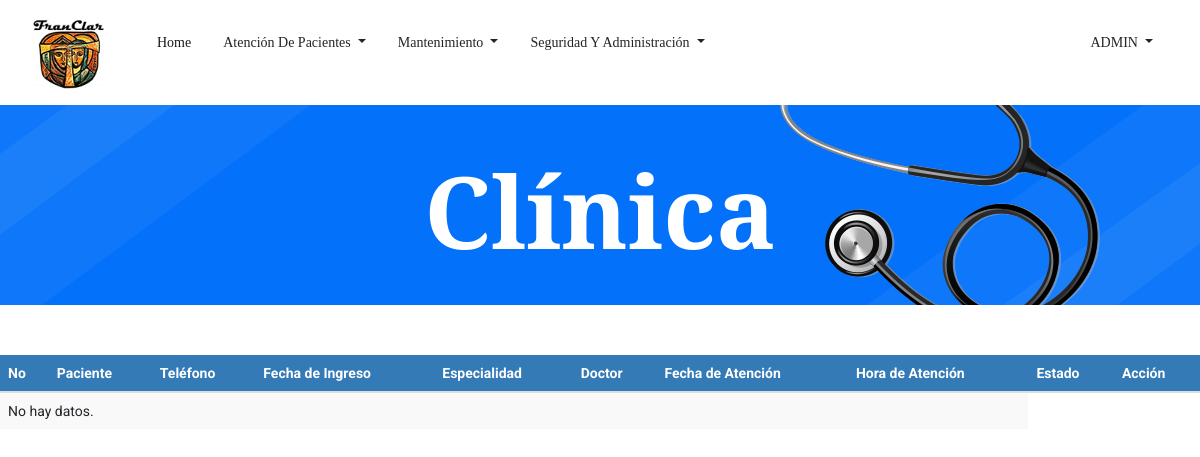
Page /Consulta.php (signed in) on the earlier database version.
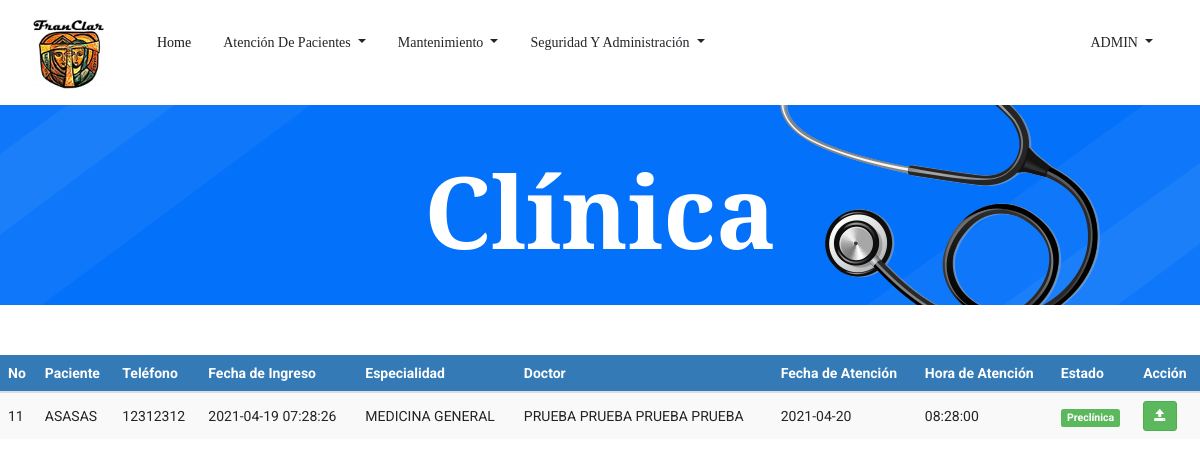
Same page on the later database version.
### tables this page shows
CREATE TABLE `tbl_citas` (
  `ID_Cita` bigint(3) NOT NULL,
  `ID_Paciente` int(3) NOT NULL,
  `ID_Usuario` bigint(3) NOT NULL,
  `ID_Empleado` int(3) NOT NULL,
  `ID_Especialidad` int(3) NOT NULL,
  `ID_Estado` int(3) NOT NULL,
  `Fec_Creacion` timestamp NOT NULL DEFAULT current_timestamp(),
  `Fec_Atencion` date NOT NULL,
  `Hora_Atencion` time NOT NULL,
  `Precio` int(5) NOT NULL,
  `Usuario_Crea` bigint(3) DEFAULT NULL,
  `Fec_Crea` date DEFAULT NULL,
  `Usuario_Modif` bigint(3) DEFAULT NULL,
  `Fec_Modif` date DEFAULT NULL
);

CREATE TABLE `tbl_pacientes` (
  `ID_Paciente` int(3) NOT NULL,
  `ID_tipo_documento` int(11) NOT NULL,
  `cedula` varchar(20) NOT NULL,
  `ID_Sexo` int(1) NOT NULL,
  `ID_Est_Civil` int(3) NOT NULL,
  `ID_Tipo_Sangre` int(3) NOT NULL,
  `ID_Religion` int(3) NOT NULL,
  `Nom_Paciente` varchar(255) NOT NULL,
  `Fec_Nacimiento` date NOT NULL,
  `Edad` int(3) NOT NULL,
  `Dir_Paciente` varchar(255) NOT NULL,
  `Tel_Paciente` int(8) NOT NULL,
  `Cel_Paciente` int(8) NOT NULL,
  `Email` varchar(50) NOT NULL,
  `Contacto_Emergencia` varchar(40) NOT NULL,
  `ID_Parentesco` int(3) NOT NULL,
  `Tel_Emergencia` int(8) NOT NULL,
  `Cel_Emergencia` int(8) NOT NULL,
  `Antecedentes_Personales` varchar(500) DEFAULT NULL,
  `Antecedentes_Hospitalarios` varchar(500) DEFAULT NULL,
  `Antecedentes_Alergicos` varchar(500) DEFAULT NULL,
  `Antecedentes_Familiares` varchar(500) DEFAULT NULL,
  `Habitos` varchar(500) DEFAULT NULL,
  `Usuario_crea` bigint(3) DEFAULT NULL,
  `Fec_crea` date DEFAULT NULL,
  `Usuario_modif` bigint(3) DEFAULT NULL,
  `Fec_modif` date DEFAULT NULL
);

CREATE TABLE `tbl_especialidad` (
  `ID_Especialidad` int(3) NOT NULL,
  `Descripcion_Espec` varchar(30) NOT NULL,
  `Precio` int(5) NOT NULL
);

CREATE TABLE `tbl_empleado` (
  `ID_Empleado` int(3) NOT NULL,
  `Nom_Empleado` varchar(50) NOT NULL,
  `ID_Sexo` int(1) NOT NULL,
  `ID_Est_Civil` int(3) NOT NULL,
  `ID_Cargo` int(3) NOT NULL,
  `ID_Especialidad` int(3) NOT NULL,
  `Cedula` varchar(13) NOT NULL,
  `Fec_Nacimiento` date NOT NULL,
  `Dir_Empleado` varchar(255) NOT NULL,
  `Tel_Empleado` int(8) NOT NULL,
  `Cel_Empleado` int(8) NOT NULL,
  `Salario` int(6) NOT NULL,
  `Usuario_Crea` bigint(3) DEFAULT NULL,
  `Fec_Crea` date DEFAULT NULL,
  `Usuario_Modif` bigint(3) DEFAULT NULL,
  `Fec_Modif` date DEFAULT NULL
);

CREATE TABLE `tbl_estado_cita` (
  `ID_Estado` int(3) NOT NULL,
  `Descripcion_Est_cita` varchar(20) NOT NULL
);

### Consulta.php (the view, shortened to what this page needs)
<!doctype html>
<html lang="es">
<?php
include 'head.php'
?>
<body>
    <?php
    include 'header.php'
    ?>
    <section class="breadcrumb_part breadcrumb_bg">
        <div class="container">
            <div class="row">
                <div class="col-lg-12">
                    <div class="breadcrumb_iner">
                        <div class="breadcrumb_iner_item">
                            <h2>Clínica</h2>
                        </div>
                    </div>
                </div>
            </div>
        </div>
    </section>
    <?php
		$id_usuario = $_SESSION['ID_Usuario'];
		$sql2 = mysqli_query($con, "SELECT tbl_empleado.ID_Especialidad FROM tbl_usuario
		INNER JOIN tbl_empleado on tbl_usuario.ID_Empleado = tbl_empleado.ID_Empleado WHERE tbl_usuario.ID_Usuario = '$id_usuario'");
		$row2 = mysqli_fetch_assoc($sql2);
		$id_espec = $row2['ID_Especialidad'];
	?>
    <br>
	<br>
    <div class="table-responsive">
			<table id="datatableUsuarios" class="table table-striped table-hover" cellspacing="0" width="100%">
            	<thead>
				<tr>
					<th>No</th>
					<th>Paciente</th>
					<th>Teléfono</th>
					<th>Fecha de Ingreso</th>
					<th>Especialidad</th>
                    <th>Doctor</th>
                    <th>Fecha de Atención</th>
                    <th>Hora de Atención</th>
                    <th>Estado</th>
				    <th>Acción</th>
				</tr>
				</thead>
				<tbody>
				<?php
				$sql = mysqli_query($con, "SELECT tbl_citas.ID_Cita,
				tbl_pacientes.Nom_Paciente,
				tbl_pacientes.Cel_Paciente,
				tbl_citas.Fec_Creacion,
				tbl_especialidad.Descripcion_espec,
				tbl_empleado.Nom_Empleado,
				tbl_citas.Fec_Atencion,
				tbl_citas.Hora_Atencion,
				tbl_estado_cita.Descripcion_est_cita FROM tbl_citas
				INNER JOIN tbl_pacientes on tbl_citas.ID_Paciente = tbl_pacientes.ID_Paciente
				INNER JOIN tbl_especialidad on tbl_citas.ID_Especialidad = tbl_especialidad.ID_Especialidad
				INNER JOIN tbl_empleado on tbl_citas.ID_Empleado = tbl_empleado.ID_Empleado
				INNER JOIN tbl_estado_cita on tbl_citas.ID_Estado = tbl_estado_cita.ID_Estado WHERE tbl_estado_cita.ID_Estado = 2 AND tbl_especialidad.ID_Especialidad = '$id_espec'  ORDER BY tbl_citas.Fec_Creacion DESC");
				if(mysqli_num_rows($sql) == 0){
					echo '<tr><td colspan="8">No hay datos.</td></tr>';
				}else{
					while($row = mysqli_fetch_assoc($sql)){
						echo '
						<tr>
						<td>'.$row['ID_Cita'].'</td>
						<td>'.$row['Nom_Paciente'].'</td>
						<td>'.$row['Cel_Paciente'].'</td>
						<td>'.$row['Fec_Creacion'].'</td>
						<td>'.$row['Descripcion_espec'].'</td>
						<td>'.$row['Nom_Empleado'].'</td>
						<td>'.$row['Fec_Atencion'].'</td>
						<td>'.$row['Hora_Atencion'].'</td>
						<td><span class="label label-success">'.$row['Descripcion_est_cita'].'</span></td>
						<td>
                            <a href="agregarconsulta.php?nik='.$row['ID_Cita'].'" title="Realizar Consulta" class="btn btn-success btn-sm"><span class="glyphicon glyphicon-open" aria-hidden="true"></span></a>
						</td>
						</tr>
						';
					}
				}
				?>
			</table>
		 </div>
</body>
</html>

Differences in the rows shown:
added tbl_citas: ID_Cita "11", ID_Paciente.Nom_Paciente "ASASAS", ID_Paciente.Cel_Paciente "12312312", Fec_Creacion "2021-04-19 07:28:26", ID_Especialidad.Descripcion_Espec "MEDICINA GENERAL", ID_Empleado.Nom_Empleado "PRUEBA PRUEBA PRUEBA PRUEBA", Fec_Atencion "2021-04-20", Hora_Atencion "08:28:00", ID_Estado.Descripcion_Est_cita "Preclínica"
Other differences:
text no longer shown: "No hay datos."
